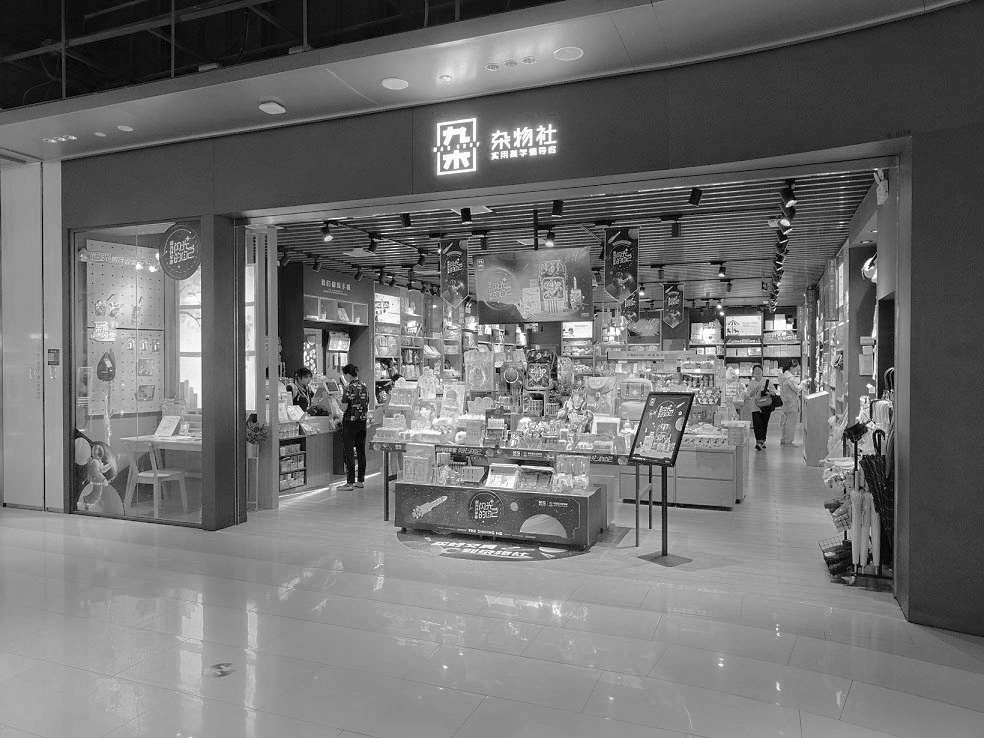
#> input picture contrast/pyr_contrast/input/1.jpg, 984 x 738 px
$ python 1.py --img_path ../pyr_contrast/input/1.jpg
#> lines starting #> are read from the running program, lines starting #| are printed output that depends on the picture
#> in main, img is the input picture: shape (738, 984, 3); min 0, max 255, mean 111.8
#> in main, `img_lab = cv2.cvtColor(img, cv2.COLOR_BGR2LAB)`: img_lab: shape (738, 984, 3); mean of channels 0, 1, 2 118.2, 128, 128
### contrast/WeightedLeastSquaresFilter/wls.py
import cv2
import numpy as np

import scipy.sparse as sparse
import scipy.sparse.linalg as sl


def process_difference_operator(difference_operator, lambda_, alpha, epsilon):
    difference_operator = -lambda_ / (epsilon + (np.absolute(difference_operator)**alpha))
    return difference_operator


def wls_filter(L, lambda_=0.35, alpha=1.2, epsilon=1e-4):
    # Get log-luminance
#> called with lambda_ = 0.1, alpha = 1.5, epsilon = 0.0001
    L_log = np.log(L.astype(np.float64) + 1e-10)

    # Compute the forward and backward differences of the luminance channel
    dx_forward = L_log - cv2.copyMakeBorder(L_log[:,1:], top=0, bottom=0, left=0, right=1,
                                        borderType=cv2.BORDER_REPLICATE)
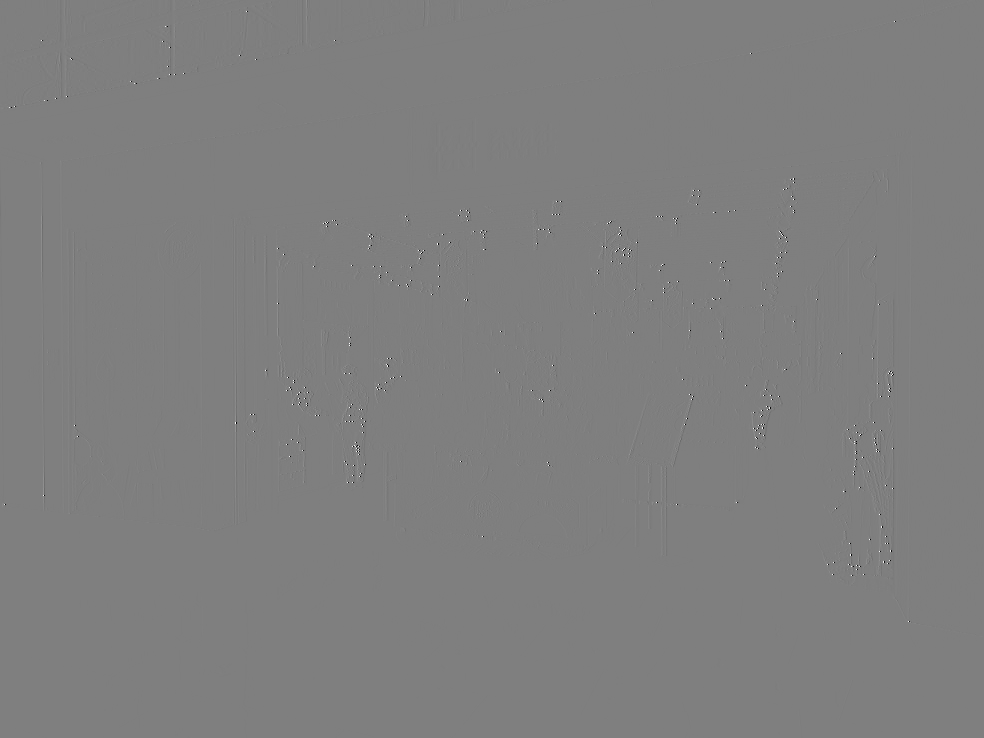
#> dx_forward: shape (738, 984) float64; min -28.41, max 28.54, mean 0; drawn with min black and max white
    dx_backward = L_log - cv2.copyMakeBorder(L_log[:,:-1], top=0, bottom=0, left=1, right=0,
                                        borderType=cv2.BORDER_REPLICATE)
    dy_forward = L_log - cv2.copyMakeBorder(L_log[1:,:], top=0, bottom=1, left=0, right=0,
                                        borderType=cv2.BORDER_REPLICATE)
    dy_backward = L_log - cv2.copyMakeBorder(L_log[:-1,:], top=1, bottom=0, left=0, right=0,
                                        borderType=cv2.BORDER_REPLICATE)

    # Weight each derivative
    dx_forward_weighted = process_difference_operator(dx_forward, lambda_, alpha, epsilon)
    dx_forward_weighted[:,-1] = 0
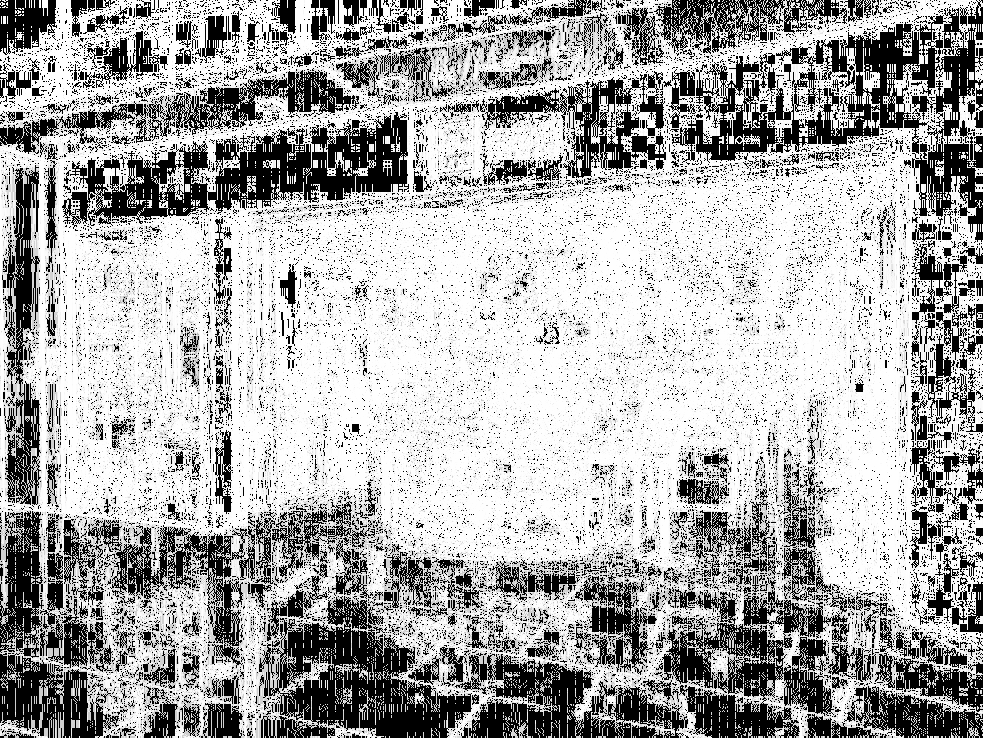
#> dx_forward_weighted: shape (738, 984) float64; min -1000, max 0, mean -330.9; drawn with min black and max white

    dx_backward_weighted = process_difference_operator(dx_backward, lambda_, alpha, epsilon)
    dx_backward_weighted[:,0] = 0
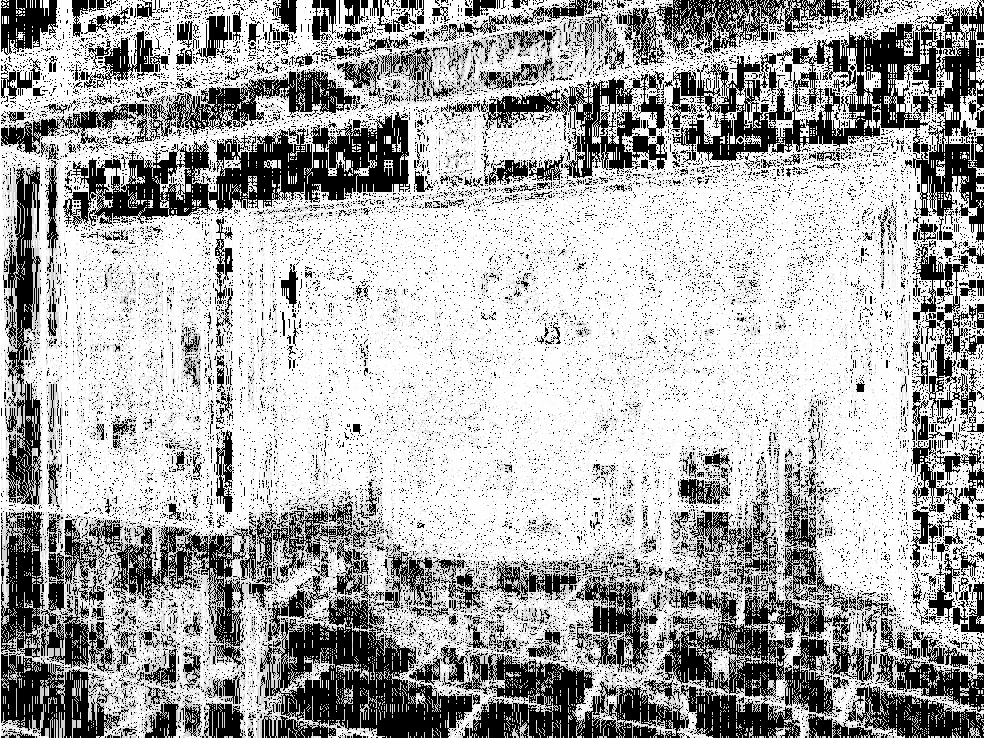
#> dx_backward_weighted: shape (738, 984) float64; min -1000, max 0, mean -330.9; drawn with min black and max white

    dy_forward_weighted = process_difference_operator(dy_forward, lambda_, alpha, epsilon)
    dy_forward_weighted[-1,:] = 0
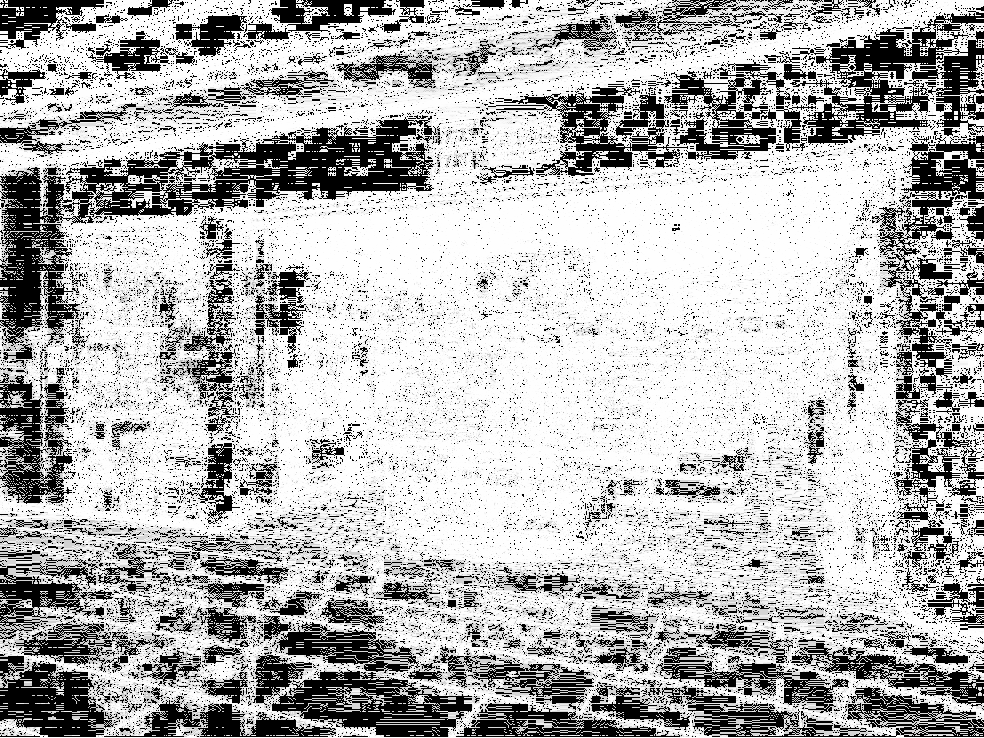
#> dy_forward_weighted: shape (738, 984) float64; min -1000, max 0, mean -295.8; drawn with min black and max white

    dy_backward_weighted = process_difference_operator(dy_backward, lambda_, alpha, epsilon)
    dy_backward_weighted[0,:] = 0
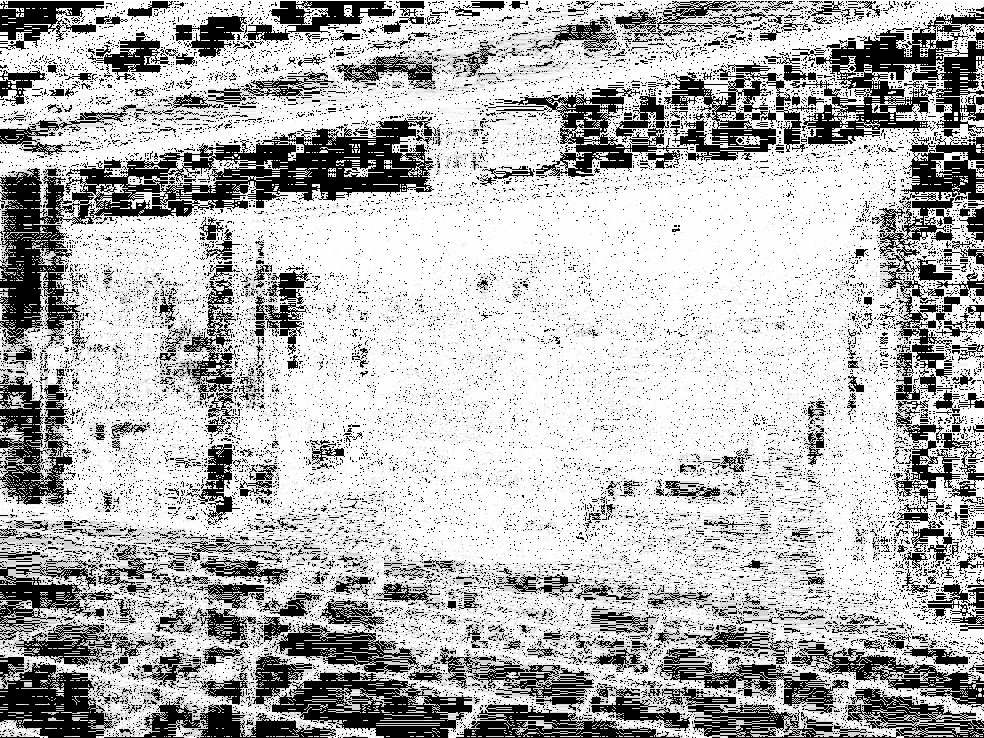
#> dy_backward_weighted: shape (738, 984) float64; min -1000, max 0, mean -295.8; drawn with min black and max white

    central_element = np.ones_like(dx_forward)-(dx_forward_weighted + dx_backward_weighted +
                                   dy_forward_weighted + dy_backward_weighted)
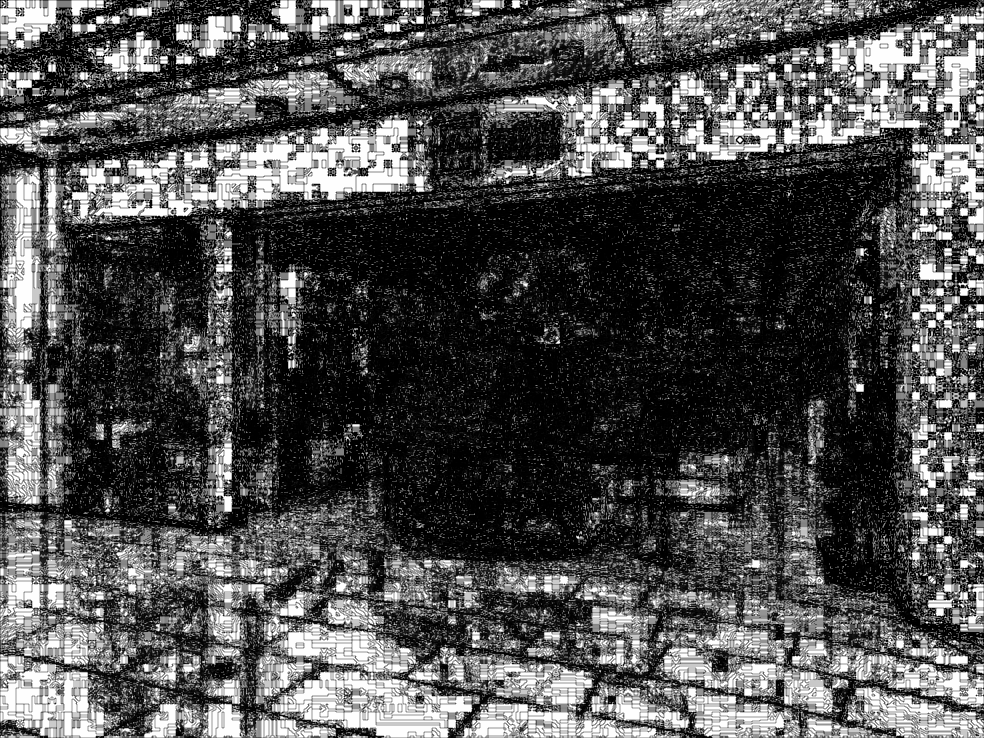
#> central_element: shape (738, 984) float64; min 1, max 4001, mean 1254.4; drawn with min black and max white

    # Form sparse matrix
    N = L.size
#> N = 726192
    C = L.shape[1]
#> C = 984

    row = np.zeros(5*N)
    col = np.zeros_like(row)
    data = np.zeros_like(row)

    # Central element
    row[:N] = np.arange(N)
    col[:N] = row[:N]
    data[:N] = central_element.ravel()

    # dx_forward
    row[N:2*N] = np.arange(N)
    col[N:2*N] = row[N:2*N] + 1
    data[N:2*N] = dx_forward_weighted.ravel()

    # dx_backward
    row[2*N:3*N] = np.arange(N)
    col[2*N:3*N] = row[2*N:3*N] - 1
    data[2*N:3*N] = dx_backward_weighted.ravel()

    #dy_forward
    row[3*N:4*N] = np.arange(N)
    col[3*N:4*N] = row[3*N:4*N] + C
    data[3*N:4*N] = dy_forward_weighted.ravel()

    #dy_backward
    row[4*N:5*N] = np.arange(N)
    col[4*N:5*N] = row[4*N:5*N] - C
    data[4*N:5*N] = dy_backward_weighted.ravel()

    # Prevent out-of-bounds indices. Overlapping elements sum together, so setting all
    # out-of-bounds values to zero and repositioning them to (0,0) will have no effect
    # on other values in the sparse matrix.
    data[col >= N] = 0
    data[col < 0] = 0
    row[col >= N] = 0
    row[col < 0] = 0
    col[col >= N] = 0
    col[col < 0] = 0

#> (the run stopped early here; a loop or call above may not have finished)
